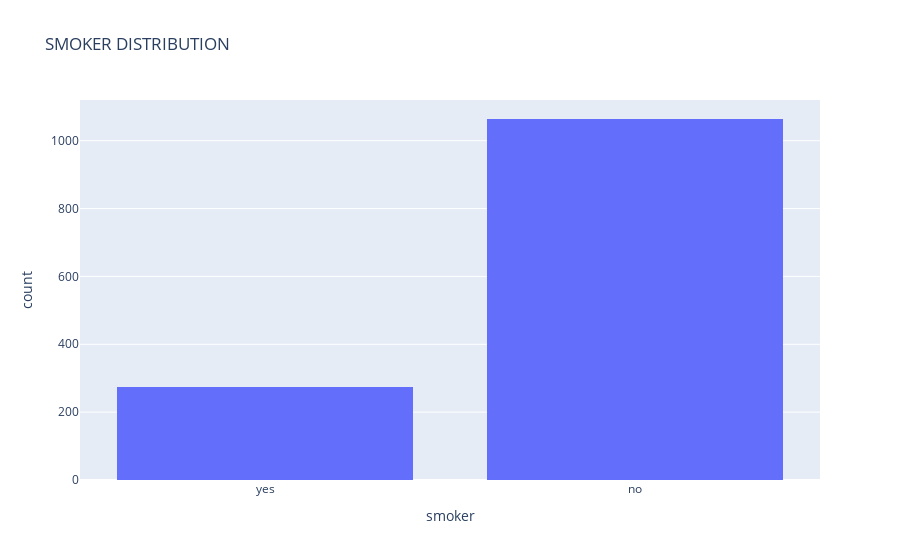

Source (notebook cell):
### Markdown cell above
## DISTRIBUTION OF SMOKER

* The number of **non-smokers (1064)** far outweighs the number of **smokers (274)** with non-smokers accounting for nearly 80% of the dataset to the smokers 20%.

### Code cell
fig = px.histogram(df, x="smoker", title='SMOKER DISTRIBUTION')
fig.show()

### Figure 1 — Plotly figure (JSON) as saved in the notebook; plotly's stock layout.template omitted (floating-point values rounded to 4 significant figures; data arrays with more than 128 entries replaced by an {"elided": "..."} marker saying what was removed)
{"data": [{"alignmentgroup": "True", "bingroup": "x", "hovertemplate": "smoker=%{x}<br>count=%{y}<extra></extra>", "legendgroup": "", "marker": {"color": "#636efa"}, "name": "", "offsetgroup": "", "orientation": "v", "showlegend": false, "type": "histogram", "x": {"elided": "1338 str values"}, "xaxis": "x", "yaxis": "y"}], "layout": {"barmode": "relative", "legend": {"tracegroupgap": 0}, "title": {"text": "SMOKER DISTRIBUTION"}, "xaxis": {"anchor": "y", "domain": [0, 1], "title": {"text": "smoker"}}, "yaxis": {"anchor": "x", "domain": [0, 1], "title": {"text": "count"}}}}
